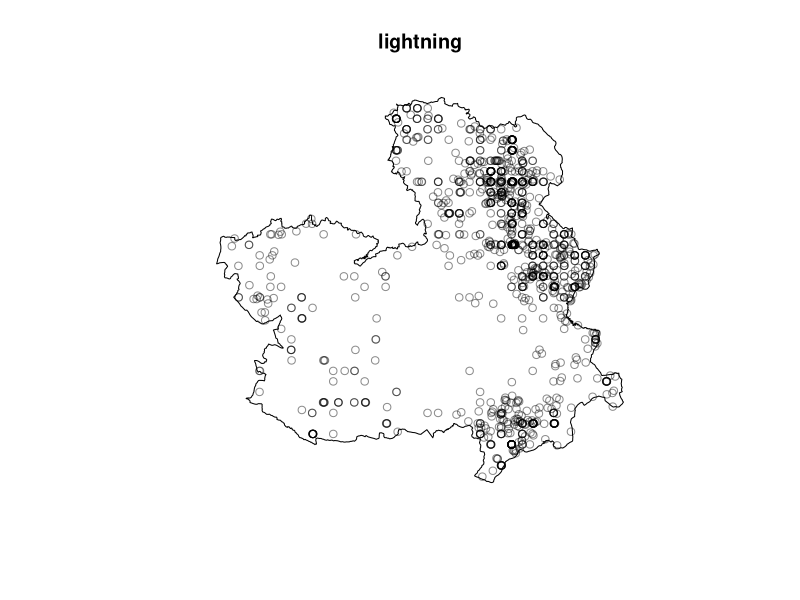
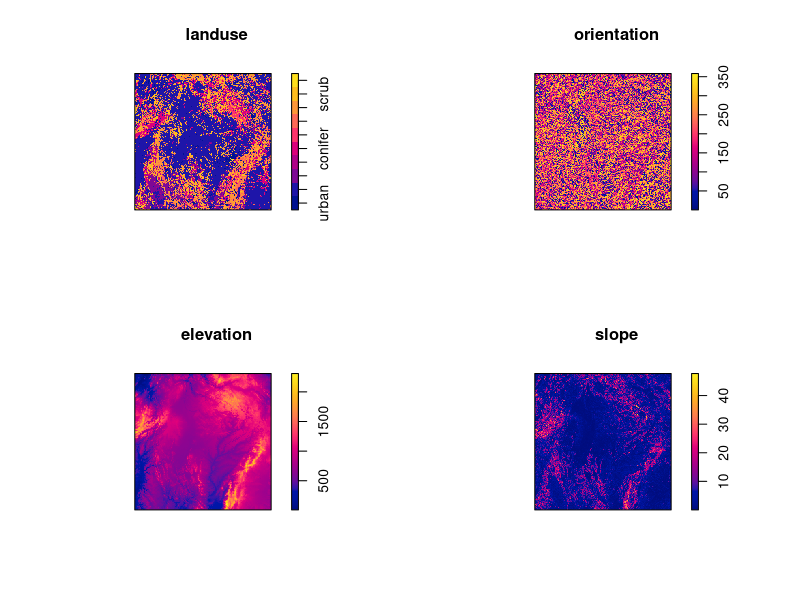

Write R code to recreate these figures, in order.
## ---- chunk 1
knitr::opts_chunk$set(echo = TRUE)
library(spatstat)
## ---- chunk 2
lightning <- unmark(split(clmfires)$lightning)
plot(lightning)
## ---- chunk 3
landuse <- clmfires.extra$clmcov200$landuse
elevation <- clmfires.extra$clmcov200$elevation
orientation <- clmfires.extra$clmcov200$orientation
slope <- clmfires.extra$clmcov200$slope
par(mfcol = c(2,2))
plot(landuse)
plot(elevation)
plot(orientation)
plot(slope)
